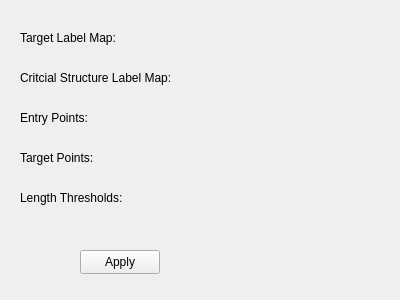
<?xml version="1.0" encoding="UTF-8"?>
<ui version="4.0">
 <class>Form</class>
 <widget class="QWidget" name="Form">
  <property name="geometry">
   <rect>
    <x>0</x>
    <y>0</y>
    <width>400</width>
    <height>300</height>
   </rect>
  </property>
  <property name="windowTitle">
   <string>Form</string>
  </property>
  <widget class="QLabel" name="targetLabelMapSelector">
   <property name="geometry">
    <rect>
     <x>20</x>
     <y>30</y>
     <width>121</width>
     <height>16</height>
    </rect>
   </property>
   <property name="text">
    <string>Target Label Map: </string>
   </property>
  </widget>
  <widget class="QLabel" name="criticalStructureLabelMapSelector">
   <property name="geometry">
    <rect>
     <x>20</x>
     <y>70</y>
     <width>181</width>
     <height>16</height>
    </rect>
   </property>
   <property name="text">
    <string>Critcial Structure Label Map:</string>
   </property>
  </widget>
  <widget class="QLabel" name="entryPointsSelector">
   <property name="geometry">
    <rect>
     <x>20</x>
     <y>110</y>
     <width>91</width>
     <height>16</height>
    </rect>
   </property>
   <property name="text">
    <string>Entry Points:</string>
   </property>
  </widget>
  <widget class="QLabel" name="targetPointsSelector">
   <property name="geometry">
    <rect>
     <x>20</x>
     <y>150</y>
     <width>91</width>
     <height>16</height>
    </rect>
   </property>
   <property name="text">
    <string>Target Points:</string>
   </property>
  </widget>
  <widget class="qMRMLNodeComboBox" name="MRMLNodeComboBox">
   <property name="geometry">
    <rect>
     <x>170</x>
     <y>20</y>
     <width>112</width>
     <height>24</height>
    </rect>
   </property>
   <property name="nodeTypes">
    <stringlist notr="true"/>
   </property>
   <property name="hideChildNodeTypes">
    <stringlist notr="true"/>
   </property>
   <property name="interactionNodeSingletonTag">
    <string notr="true"/>
   </property>
  </widget>
  <widget class="qMRMLNodeComboBox" name="MRMLNodeComboBox_2">
   <property name="geometry">
    <rect>
     <x>210</x>
     <y>70</y>
     <width>112</width>
     <height>24</height>
    </rect>
   </property>
   <property name="nodeTypes">
    <stringlist notr="true"/>
   </property>
   <property name="hideChildNodeTypes">
    <stringlist notr="true"/>
   </property>
   <property name="interactionNodeSingletonTag">
    <string notr="true"/>
   </property>
  </widget>
  <widget class="qMRMLNodeComboBox" name="MRMLNodeComboBox_3">
   <property name="geometry">
    <rect>
     <x>150</x>
     <y>110</y>
     <width>112</width>
     <height>24</height>
    </rect>
   </property>
   <property name="nodeTypes">
    <stringlist notr="true"/>
   </property>
   <property name="hideChildNodeTypes">
    <stringlist notr="true"/>
   </property>
   <property name="interactionNodeSingletonTag">
    <string notr="true"/>
   </property>
  </widget>
  <widget class="qMRMLNodeComboBox" name="MRMLNodeComboBox_4">
   <property name="geometry">
    <rect>
     <x>150</x>
     <y>150</y>
     <width>112</width>
     <height>24</height>
    </rect>
   </property>
   <property name="nodeTypes">
    <stringlist notr="true"/>
   </property>
   <property name="hideChildNodeTypes">
    <stringlist notr="true"/>
   </property>
   <property name="interactionNodeSingletonTag">
    <string notr="true"/>
   </property>
  </widget>
  <widget class="QLabel" name="lengthThresholdSlider">
   <property name="geometry">
    <rect>
     <x>20</x>
     <y>190</y>
     <width>121</width>
     <height>16</height>
    </rect>
   </property>
   <property name="text">
    <string>Length Thresholds:</string>
   </property>
  </widget>
  <widget class="qMRMLSliderWidget" name="MRMLSliderWidget">
   <property name="geometry">
    <rect>
     <x>170</x>
     <y>190</y>
     <width>150</width>
     <height>25</height>
    </rect>
   </property>
   <property name="quantity">
    <string notr="true"/>
   </property>
  </widget>
  <widget class="QPushButton" name="applyButton">
   <property name="geometry">
    <rect>
     <x>80</x>
     <y>250</y>
     <width>80</width>
     <height>24</height>
    </rect>
   </property>
   <property name="text">
    <string>Apply</string>
   </property>
  </widget>
  <widget class="QWidget" name="verticalLayoutWidget">
   <property name="geometry">
    <rect>
     <x>20</x>
     <y>20</y>
     <width>2</width>
     <height>2</height>
    </rect>
   </property>
   <layout class="QVBoxLayout" name="verticalLayout"/>
  </widget>
 </widget>
 <customwidgets>
  <customwidget>
   <class>ctkSliderWidget</class>
   <extends>QWidget</extends>
   <header>ctkSliderWidget.h</header>
  </customwidget>
  <customwidget>
   <class>qMRMLNodeComboBox</class>
   <extends>QWidget</extends>
   <header>qMRMLNodeComboBox.h</header>
  </customwidget>
  <customwidget>
   <class>qMRMLSliderWidget</class>
   <extends>ctkSliderWidget</extends>
   <header>qMRMLSliderWidget.h</header>
  </customwidget>
 </customwidgets>
 <resources/>
 <connections/>
</ui>
